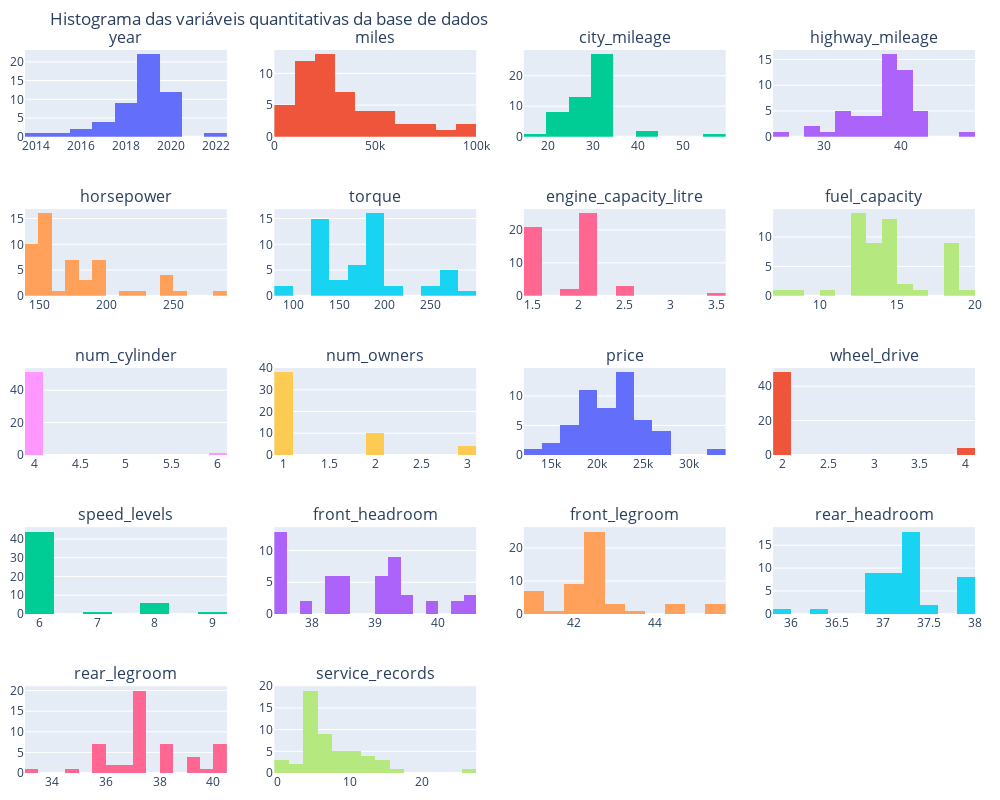

Notebook code cell kept with this figure:
### Markdown cell above
### Histograma

### Code cell
def plotly_subplots_hist(nrows, ncols, data_frame)-> None:
   
    columns: list[str] = data_frame.columns.to_list()
    

    fig = make_subplots(rows=nrows, cols=ncols, subplot_titles=columns)
    
    k=0    
    # Add a box plot for each column
    for i in range(nrows):        
        for j in range(ncols):
            if k < len(columns):
               
                fig.add_trace(go.Histogram(x=data_frame[columns[k]], nbinsx=15), row=i+1, col=j+1)
                k+=1
            else:
                break
            

    # Update the layout
    fig.update_layout(height=800, width=1000,
                      showlegend=False, 
                      margin=dict(t=50, l=10, r=10, b=10),
                      title_text="Histograma das variáveis quantitativas da base de dados")

    fig.show()

plotly_subplots_hist(5, 4, data_quanti)

### Figure 1 — Plotly figure (JSON) as saved in the notebook; plotly's stock layout.template omitted (floating-point values rounded to 4 significant figures)
{"data": [{"nbinsx": 15, "type": "histogram", "x": [2019, 2017, 2014, 2016, 2019, 2016, 2022, 2018, 2019, 2017, 2015, 2019, 2018, 2020, 2020, 2019, 2020, 2019, 2019, 2019, 2019, 2020, 2019, 2018, 2017, 2020, 2020, 2019, 2019, 2018, 2019, 2017, 2019, 2020, 2019, 2019, 2018, 2019, 2018, 2020, 2018, 2019, 2020, 2019, 2020, 2019, 2018, 2019, 2020, 2019, 2020, 2018], "xaxis": "x", "yaxis": "y"}, {"nbinsx": 15, "type": "histogram", "x": [27173, 76941, 97027, 95396, 28405, 61459, 6811, 29674, 25044, 26215, 25939, 32270, 19950, 19719, 16076, 28214, 12395, 33322, 56233, 24250, 38097, 35743, 32946, 26905, 66329, 27457, 12395, 41799, 26910, 16581, 9736, 7743, 44371, 12944, 5000, 41799, 13726, 18898, 51279, 36506, 58126, 27440, 59090, 47715, 9495, 13721, 72827, 33412, 13830, 23507, 11296, 82729], "xaxis": "x2", "yaxis": "y2"}, {"nbinsx": 15, "type": "histogram", "x": [43, 29, 27, 31, 29, 31, 27, 44, 30, 28, 29, 32, 31, 30, 32, 28, 30, 30, 55, 30, 17, 20, 29, 25, 23, 23, 30, 30, 25, 31, 25, 31, 28, 25, 30, 30, 22, 30, 30, 21, 30, 32, 30, 30, 23, 30, 31, 23, 30, 20, 30, 30], "xaxis": "x3", "yaxis": "y3"}, {"nbinsx": 15, "type": "histogram", "x": [42, 38, 37, 42, 38, 41, 35, 40, 40, 38, 37, 42, 40, 38, 42, 38, 38, 38, 49, 40, 24, 29, 36, 36, 34, 34, 38, 38, 33, 40, 33, 40, 38, 32, 40, 38, 32, 40, 38, 31, 38, 42, 38, 38, 34, 40, 40, 32, 40, 29, 40, 38], "xaxis": "x4", "yaxis": "y4"}, {"nbinsx": 15, "type": "histogram", "x": [149, 146, 159, 158, 147, 158, 182, 212, 147, 150, 143, 174, 158, 192, 174, 152, 192, 158, 151, 147, 288, 245, 160, 174, 170, 174, 192, 158, 185, 158, 185, 158, 152, 228, 147, 158, 250, 158, 192, 245, 192, 174, 192, 158, 174, 147, 158, 245, 147, 245, 147, 192], "xaxis": "x5", "yaxis": "y5"}, {"nbinsx": 15, "type": "histogram", "x": [294, 132, 146, 138, 132, 138, 176, 99, 184, 184, 129, 162, 138, 192, 162, 145, 192, 138, 99, 184, 254, 275, 184, 184, 184, 206, 192, 138, 178, 138, 178, 138, 145, 258, 184, 138, 260, 184, 192, 275, 192, 162, 192, 138, 206, 184, 138, 260, 132, 275, 132, 192], "xaxis": "x6", "yaxis": "y6"}, {"nbinsx": 15, "type": "histogram", "x": [1.5, 2, 2, 1.5, 2, 2, 2.5, 1.5, 1.4, 1.4, 1.8, 1.5, 2, 1.5, 1.5, 2, 1.5, 2, 1.5, 1.4, 3.5, 2, 1.5, 2, 1.8, 2, 1.5, 2, 2.4, 2, 2.4, 2, 2, 2, 1.4, 2, 2, 1.4, 1.5, 2, 1.5, 1.5, 1.5, 2, 2, 1.4, 2, 2, 2, 2, 2, 1.5], "xaxis": "x7", "yaxis": "y7"}, {"nbinsx": 15, "type": "histogram", "x": [8.9, 14, 12.4, 12.4, 14, 12.4, 18.5, 7, 13.2, 14.5, 13.2, 12.4, 12.4, 14.8, 12.4, 13.2, 14.8, 12.4, 10.6, 13.2, 19, 18, 15.8, 18.5, 18.5, 18.5, 14.8, 12.4, 18.5, 12.4, 18.5, 12.4, 13.2, 13.2, 13.2, 12.4, 15.8, 13.2, 14.8, 16.5, 14.8, 12.4, 14.8, 12.4, 18.5, 13.2, 12.4, 18.5, 14, 14, 14, 14.8], "xaxis": "x8", "yaxis": "y8"}, {"nbinsx": 15, "type": "histogram", "x": [4, 4, 4, 4, 4, 4, 4, 4, 4, 4, 4, 4, 4, 4, 4, 4, 4, 4, 4, 4, 6, 4, 4, 4, 4, 4, 4, 4, 4, 4, 4, 4, 4, 4, 4, 4, 4, 4, 4, 4, 4, 4, 4, 4, 4, 4, 4, 4, 4, 4, 4, 4], "xaxis": "x9", "yaxis": "y9"}, {"nbinsx": 15, "type": "histogram", "x": [3, 2, 3, 2, 3, 2, 1, 1, 1, 2, 1, 1, 1, 1, 1, 1, 1, 1, 2, 1, 3, 1, 1, 2, 2, 1, 1, 1, 1, 2, 1, 1, 2, 1, 1, 1, 1, 1, 1, 1, 2, 1, 1, 1, 1, 1, 1, 1, 1, 1, 1, 1], "xaxis": "x10", "yaxis": "y10"}, {"nbinsx": 15, "type": "histogram", "x": [25655, 15590, 13590, 20590, 16787, 18277, 33777, 26999, 22491, 17500, 19450, 22688, 22988, 26988, 24498, 22360, 26788, 22899, 21998, 17880, 22993, 20900, 18949, 19795, 15795, 24498, 26788, 19998, 17993, 21994, 25491, 22995, 22388, 25460, 19877, 19998, 23570, 18999, 25991, 19795, 22991, 22476, 21988, 22988, 22999, 21680, 17488, 22493, 21999, 21591, 19542, 19403], "xaxis": "x11", "yaxis": "y11"}, {"nbinsx": 15, "type": "histogram", "x": [2, 2, 2, 2, 2, 2, 4, 2, 2, 2, 2, 2, 2, 2, 2, 2, 2, 2, 2, 2, 4, 4, 2, 2, 2, 2, 2, 2, 2, 2, 2, 2, 4, 2, 2, 2, 2, 2, 2, 2, 2, 2, 2, 2, 2, 2, 2, 2, 2, 2, 2, 2], "xaxis": "x12", "yaxis": "y12"}, {"nbinsx": 15, "type": "histogram", "x": [6, 6, 6, 6, 6, 6, 6, 6, 8, 6, 6, 6, 6, 6, 6, 6, 6, 6, 6, 8, 6, 6, 6, 6, 6, 6, 6, 6, 6, 6, 6, 6, 6, 7, 8, 6, 9, 8, 6, 6, 6, 6, 6, 6, 6, 8, 6, 8, 6, 6, 6, 6], "xaxis": "x13", "yaxis": "y13"}, {"nbinsx": 15, "type": "histogram", "x": [37.8, 39, 38.3, 37.5, 39, 37.5, 39.4, 39.1, 38.5, 38.2, 37.9, 37.5, 37.5, 37.5, 37.5, 39.8, 37.5, 39.3, 39.3, 38.5, 39, 39.2, 39.1, 38.3, 38.3, 38.3, 37.5, 39.3, 40.4, 37.5, 40.4, 37.5, 39.8, 38.5, 38.5, 39.3, 39.1, 38.5, 37.5, 39.2, 37.5, 37.5, 39.5, 39.3, 38.3, 38.5, 39.3, 40.4, 40.3, 39.2, 40.3, 39.5], "xaxis": "x14", "yaxis": "y14"}, {"nbinsx": 15, "type": "histogram", "x": [42.1, 42.2, 43.7, 42.3, 42.2, 42.3, 42.8, 42.2, 41.1, 41.2, 42, 42.3, 42.3, 42.3, 42.3, 43.1, 42.3, 42.3, 42.3, 41.1, 41.9, 44.3, 41.5, 42.4, 42.4, 42.4, 42.3, 42.3, 45.5, 42.3, 45.5, 42.3, 43.1, 41.1, 41.1, 42.3, 42, 41.1, 42.3, 44.3, 42.3, 42.3, 42.3, 42.3, 42.4, 41.1, 42.3, 45.5, 42.2, 44.3, 42.2, 42.3], "xaxis": "x15", "yaxis": "y15"}, {"nbinsx": 15, "type": "histogram", "x": [35.8, 37, 38, 36.8, 37, 36.8, 37.2, 37.1, 37.2, 37.1, 36.2, 36.8, 36.8, 37.2, 36.8, 37.2, 37.2, 37.1, 36.9, 37.2, 37.8, 37.8, 37.5, 37.8, 37.8, 37.8, 37.2, 37.1, 38, 36.8, 38, 36.8, 37.2, 37.2, 37.2, 37.1, 37.5, 37.2, 37.2, 37.8, 37.2, 36.8, 37.3, 37.1, 37.8, 37.2, 37.1, 38, 37.3, 37.8, 37.3, 37.3], "xaxis": "x16", "yaxis": "y16"}, {"nbinsx": 15, "type": "histogram", "x": [34.7, 35.7, 33.2, 37.4, 35.7, 37.4, 39.5, 36.2, 37.4, 38.1, 36.2, 37.4, 37.4, 40.4, 37.4, 36.5, 40.4, 37.4, 37.4, 37.4, 38.1, 38.3, 38.1, 39.1, 39.1, 39.1, 40.4, 37.4, 35.6, 37.4, 35.6, 37.4, 36.5, 37.4, 37.4, 37.4, 38.1, 37.4, 40.4, 38.3, 40.4, 37.4, 40.4, 37.4, 39.1, 37.4, 37.4, 35.6, 35.7, 38.3, 35.7, 40.4], "xaxis": "x17", "yaxis": "y17"}, {"nbinsx": 15, "type": "histogram", "x": [4, 16, 13, 26, 5, 13, 6, 2, 6, 13, 15, 4, 9, 4, 5, 4, 4, 4, 5, 8, 1, 8, 15, 11, 5, 11, 4, 4, 4, 4, 6, 2, 7, 5, 6, 4, 7, 4, 8, 7, 14, 13, 1, 1, 10, 5, 5, 10, 6, 11, 7, 9], "xaxis": "x18", "yaxis": "y18"}], "layout": {"annotations": [{"font": {"size": 16}, "showarrow": false, "text": "year", "x": 0.1062, "xanchor": "center", "xref": "paper", "y": 1, "yanchor": "bottom", "yref": "paper"}, {"font": {"size": 16}, "showarrow": false, "text": "miles", "x": 0.3688, "xanchor": "center", "xref": "paper", "y": 1, "yanchor": "bottom", "yref": "paper"}, {"font": {"size": 16}, "showarrow": false, "text": "city_mileage", "x": 0.6313, "xanchor": "center", "xref": "paper", "y": 1, "yanchor": "bottom", "yref": "paper"}, {"font": {"size": 16}, "showarrow": false, "text": "highway_mileage", "x": 0.8938, "xanchor": "center", "xref": "paper", "y": 1, "yanchor": "bottom", "yref": "paper"}, {"font": {"size": 16}, "showarrow": false, "text": "horsepower", "x": 0.1062, "xanchor": "center", "xref": "paper", "y": 0.78, "yanchor": "bottom", "yref": "paper"}, {"font": {"size": 16}, "showarrow": false, "text": "torque", "x": 0.3688, "xanchor": "center", "xref": "paper", "y": 0.78, "yanchor": "bottom", "yref": "paper"}, {"font": {"size": 16}, "showarrow": false, "text": "engine_capacity_litre", "x": 0.6313, "xanchor": "center", "xref": "paper", "y": 0.78, "yanchor": "bottom", "yref": "paper"}, {"font": {"size": 16}, "showarrow": false, "text": "fuel_capacity", "x": 0.8938, "xanchor": "center", "xref": "paper", "y": 0.78, "yanchor": "bottom", "yref": "paper"}, {"font": {"size": 16}, "showarrow": false, "text": "num_cylinder", "x": 0.1062, "xanchor": "center", "xref": "paper", "y": 0.56, "yanchor": "bottom", "yref": "paper"}, {"font": {"size": 16}, "showarrow": false, "text": "num_owners", "x": 0.3688, "xanchor": "center", "xref": "paper", "y": 0.56, "yanchor": "bottom", "yref": "paper"}, {"font": {"size": 16}, "showarrow": false, "text": "price", "x": 0.6313, "xanchor": "center", "xref": "paper", "y": 0.56, "yanchor": "bottom", "yref": "paper"}, {"font": {"size": 16}, "showarrow": false, "text": "wheel_drive", "x": 0.8938, "xanchor": "center", "xref": "paper", "y": 0.56, "yanchor": "bottom", "yref": "paper"}, {"font": {"size": 16}, "showarrow": false, "text": "speed_levels", "x": 0.1062, "xanchor": "center", "xref": "paper", "y": 0.34, "yanchor": "bottom", "yref": "paper"}, {"font": {"size": 16}, "showarrow": false, "text": "front_headroom", "x": 0.3688, "xanchor": "center", "xref": "paper", "y": 0.34, "yanchor": "bottom", "yref": "paper"}, {"font": {"size": 16}, "showarrow": false, "text": "front_legroom", "x": 0.6313, "xanchor": "center", "xref": "paper", "y": 0.34, "yanchor": "bottom", "yref": "paper"}, {"font": {"size": 16}, "showarrow": false, "text": "rear_headroom", "x": 0.8938, "xanchor": "center", "xref": "paper", "y": 0.34, "yanchor": "bottom", "yref": "paper"}, {"font": {"size": 16}, "showarrow": false, "text": "rear_legroom", "x": 0.1062, "xanchor": "center", "xref": "paper", "y": 0.12, "yanchor": "bottom", "yref": "paper"}, {"font": {"size": 16}, "showarrow": false, "text": "service_records", "x": 0.3688, "xanchor": "center", "xref": "paper", "y": 0.12, "yanchor": "bottom", "yref": "paper"}], "height": 800, "margin": {"b": 10, "l": 10, "r": 10, "t": 50}, "showlegend": false, "title": {"text": "Histograma das variáveis quantitativas da base de dados"}, "width": 1000, "xaxis": {"anchor": "y", "domain": [0, 0.2125]}, "xaxis10": {"anchor": "y10", "domain": [0.2625, 0.475]}, "xaxis11": {"anchor": "y11", "domain": [0.525, 0.7375]}, "xaxis12": {"anchor": "y12", "domain": [0.7875, 1]}, "xaxis13": {"anchor": "y13", "domain": [0, 0.2125]}, "xaxis14": {"anchor": "y14", "domain": [0.2625, 0.475]}, "xaxis15": {"anchor": "y15", "domain": [0.525, 0.7375]}, "xaxis16": {"anchor": "y16", "domain": [0.7875, 1]}, "xaxis17": {"anchor": "y17", "domain": [0, 0.2125]}, "xaxis18": {"anchor": "y18", "domain": [0.2625, 0.475]}, "xaxis19": {"anchor": "y19", "domain": [0.525, 0.7375]}, "xaxis2": {"anchor": "y2", "domain": [0.2625, 0.475]}, "xaxis20": {"anchor": "y20", "domain": [0.7875, 1]}, "xaxis3": {"anchor": "y3", "domain": [0.525, 0.7375]}, "xaxis4": {"anchor": "y4", "domain": [0.7875, 1]}, "xaxis5": {"anchor": "y5", "domain": [0, 0.2125]}, "xaxis6": {"anchor": "y6", "domain": [0.2625, 0.475]}, "xaxis7": {"anchor": "y7", "domain": [0.525, 0.7375]}, "xaxis8": {"anchor": "y8", "domain": [0.7875, 1]}, "xaxis9": {"anchor": "y9", "domain": [0, 0.2125]}, "yaxis": {"anchor": "x", "domain": [0.88, 1]}, "yaxis10": {"anchor": "x10", "domain": [0.44, 0.56]}, "yaxis11": {"anchor": "x11", "domain": [0.44, 0.56]}, "yaxis12": {"anchor": "x12", "domain": [0.44, 0.56]}, "yaxis13": {"anchor": "x13", "domain": [0.22, 0.34]}, "yaxis14": {"anchor": "x14", "domain": [0.22, 0.34]}, "yaxis15": {"anchor": "x15", "domain": [0.22, 0.34]}, "yaxis16": {"anchor": "x16", "domain": [0.22, 0.34]}, "yaxis17": {"anchor": "x17", "domain": [0, 0.12]}, "yaxis18": {"anchor": "x18", "domain": [0, 0.12]}, "yaxis19": {"anchor": "x19", "domain": [0, 0.12]}, "yaxis2": {"anchor": "x2", "domain": [0.88, 1]}, "yaxis20": {"anchor": "x20", "domain": [0, 0.12]}, "yaxis3": {"anchor": "x3", "domain": [0.88, 1]}, "yaxis4": {"anchor": "x4", "domain": [0.88, 1]}, "yaxis5": {"anchor": "x5", "domain": [0.66, 0.78]}, "yaxis6": {"anchor": "x6", "domain": [0.66, 0.78]}, "yaxis7": {"anchor": "x7", "domain": [0.66, 0.78]}, "yaxis8": {"anchor": "x8", "domain": [0.66, 0.78]}, "yaxis9": {"anchor": "x9", "domain": [0.44, 0.56]}}}
